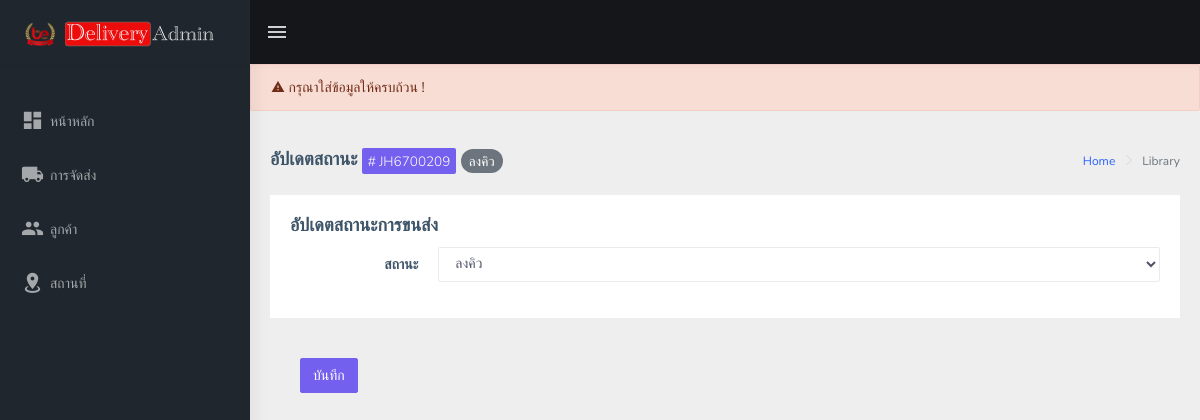
/manager/Delivery/delivery-update-status.php?updateid=625, run on the app's committed database.
### tables this page shows
CREATE TABLE `delivery` (
  `ID` int(10) NOT NULL,
  `Job` varchar(200) DEFAULT NULL,
  `Queuedate` varchar(200) DEFAULT NULL,
  `Deliverydate` varchar(200) DEFAULT NULL,
  `Sentdate` varchar(200) DEFAULT NULL,
  `Type` varchar(200) DEFAULT NULL,
  `Staff` varchar(200) DEFAULT NULL,
  `Cname` varchar(200) DEFAULT NULL,
  `Cphone` varchar(200) DEFAULT NULL,
  `Cchanel` varchar(200) DEFAULT NULL,
  `Clocation` varchar(200) DEFAULT NULL,
  `Clink` varchar(1000) DEFAULT NULL,
  `Cstatus` varchar(200) DEFAULT NULL,
  `Mile` varchar(200) DEFAULT NULL,
  `Time` varchar(200) DEFAULT NULL,
  `Area` varchar(200) DEFAULT NULL,
  `Route` varchar(200) DEFAULT NULL,
  `Item` varchar(200) DEFAULT NULL,
  `Qty` varchar(200) DEFAULT NULL,
  `Other` varchar(200) DEFAULT NULL,
  `Remark` varchar(200) DEFAULT NULL,
  `Image` varchar(200) DEFAULT NULL,
  `CreationDate` timestamp NOT NULL DEFAULT current_timestamp() ON UPDATE current_timestamp()
);

### manager/Delivery/delivery-update-status.php (the view, shortened to what this page needs)
<?php
include('../../dbconnection.php');
?>
<!DOCTYPE html>
<html dir="ltr" lang="en">
<head>
    <link rel="stylesheet" type="text/css" href="../../assets/libs/select2/dist/css/select2.min.css">
    <link rel="stylesheet" type="text/css" href="../../assets/libs/jquery-minicolors/jquery.minicolors.css">
    <link rel="stylesheet" type="text/css" href="../../assets/libs/bootstrap-datepicker/dist/css/bootstrap-datepicker.min.css">
    <link rel="stylesheet" type="text/css" href="../../assets/libs/quill/dist/quill.snow.css">
    <link href="../../dist/css/style.min.css" rel="stylesheet">
</head>
<body>
    <div id="main-wrapper">
        <header class="topbar" data-navbarbg="skin5">
            <nav class="navbar top-navbar navbar-expand-md navbar-dark">
                <div class="navbar-header" data-logobg="skin5">
                    <a class="navbar-brand" href="index.html">
                        <b class="logo-icon p-l-10">
                            <img src="../../assets/images/icon.png" alt="homepage" class="light-logo" />
                        </b>
                        <span class="logo-text">
                            <img src="../../assets/images/text.png" alt="homepage" class="light-logo" />
                        </span>
                    </a>
                </div>
                <div class="navbar-collapse collapse" id="navbarSupportedContent" data-navbarbg="skin5">
                    <ul class="navbar-nav float-left mr-auto">
                        <li class="nav-item d-none d-md-block"><a class="nav-link sidebartoggler waves-effect waves-light" href="javascript:void(0)" data-sidebartype="mini-sidebar"><i class="mdi mdi-menu font-24"></i></a></li>
                    </ul>
                </div>
            </nav>
        </header>
        <aside class="left-sidebar" data-sidebarbg="skin5">
            <div class="scroll-sidebar">
                <nav class="sidebar-nav">
                    <ul id="sidebarnav" class="p-t-30">
                        <li class="sidebar-item"> <a class="sidebar-link waves-effect waves-dark sidebar-link" href="../index.php" aria-expanded="false"><i class="mdi mdi-view-dashboard"></i><span class="hide-menu">หน้าหลัก</span></a></li>
                        <li class="sidebar-item"> <a class="sidebar-link waves-effect waves-dark sidebar-link" href="delivery-report.php" aria-expanded="false"><i class="mdi mdi-truck"></i><span class="hide-menu">การจัดส่ง</span></a></li>
                        <li class="sidebar-item"> <a class="sidebar-link waves-effect waves-dark sidebar-link" href="../Customer/customer-report.php" aria-expanded="false"><i class="mdi mdi-account-multiple"></i><span class="hide-menu">ลูกค้า</span></a></li>
                        <li class="sidebar-item"> <a class="sidebar-link waves-effect waves-dark sidebar-link" href="../Location/location-report.php" aria-expanded="false"><i class="mdi mdi-map-marker-radius"></i><span class="hide-menu">สถานที่</span></a></li>
                    </ul>
                </nav>
            </div>
        </aside>
        <div class="page-wrapper">
        <?php
        if ($query) {
            echo '<div class="alert alert-success" role="alert">
            <i class="mdi mdi-checkbox-marked-circle-outline"></i> บันทึกรายการสำเร็จ !
            <a href="delivery-report.php"> กลับหน้าหลัก </a>
          </div>';
        } else {
            echo '<div class="alert alert-danger" role="alert">
            <i class="mdi mdi-alert"></i> กรุณาใส่ข้อมูลให้ครบถ้วน !
          </div>';
        }
        ?>
        <?php
                                $uid = $_GET['updateid'];
                                $ret = mysqli_query($con, "select * from delivery where ID='$uid'");
                                while ($row = mysqli_fetch_array($ret)) {
                                ?>
            <div class="page-breadcrumb">
                <div class="row">
                    <div class="col-12 d-flex no-block align-items-center">
                    <h4 class="page-title">อัปเดตสถานะ <span class="badge badge-primary"># <?php echo $row['Job']; ?></span> <span><?php if ($row['Cstatus'] == 'ลงคิว') {
                                                        echo '<span class="badge badge-pill badge-secondary">ลงคิว</span>';
                                                    } else if ($row['Cstatus'] == 'รอ รับ/ส่ง สินค้า') {
                                                        echo '<span class="badge badge-pill badge-warning">รอ รับ/ส่ง สินค้า</span>';
                                                    } else if ($row['Cstatus'] == 'Complete') {
                                                        echo '<span class="badge badge-pill badge-success">Complete</span>';
                                                    }?></span></h4>
                        <div class="ml-auto text-right">
                            <nav aria-label="breadcrumb">
                                <ol class="breadcrumb">
                                    <li class="breadcrumb-item"><a href="#">Home</a></li>
                                    <li class="breadcrumb-item active" aria-current="page">Library</li>
                                </ol>
                            </nav>
                        </div>
                    </div>
                </div>
            </div>
            <div class="container-fluid">
                <form method="POST" enctype="multipart/form-data">
                    <div class="row">
                    <div class="col-md-12">
                            <div class="card">
                                <div class="card-body">
                                    <h4 class="card-title">อัปเดตสถานะการขนส่ง</h4>
                                    <div class="form-group row">
                                        <label for="email1" class="col-sm-2 text-right control-label col-form-label">สถานะ</label>
                                        <div class="col-sm-10">
                                            <select class="form-control" name="cstatus">
                                                <option value="<?php echo $row['Cstatus']; ?>"><?php echo $row['Cstatus']; ?></option>
                                            </select>
                                        </div>
                                    </div>
                                </div>
                            </div>
                        </div>
                    </div>
                    <div class="col-sm-12">
                        <div class="card-body">
                            <button type="submit" name="submit" class="btn btn-primary">บันทึก</button>
                        </div>
                    </div>
                </form>
            </div>
            <?php
                                } ?>
        </div>
    </div>
</body>
</html>

### data on the page
delivery: Job "JH6700209", shows "ลงคิว", cstatus "ลงคิว"
